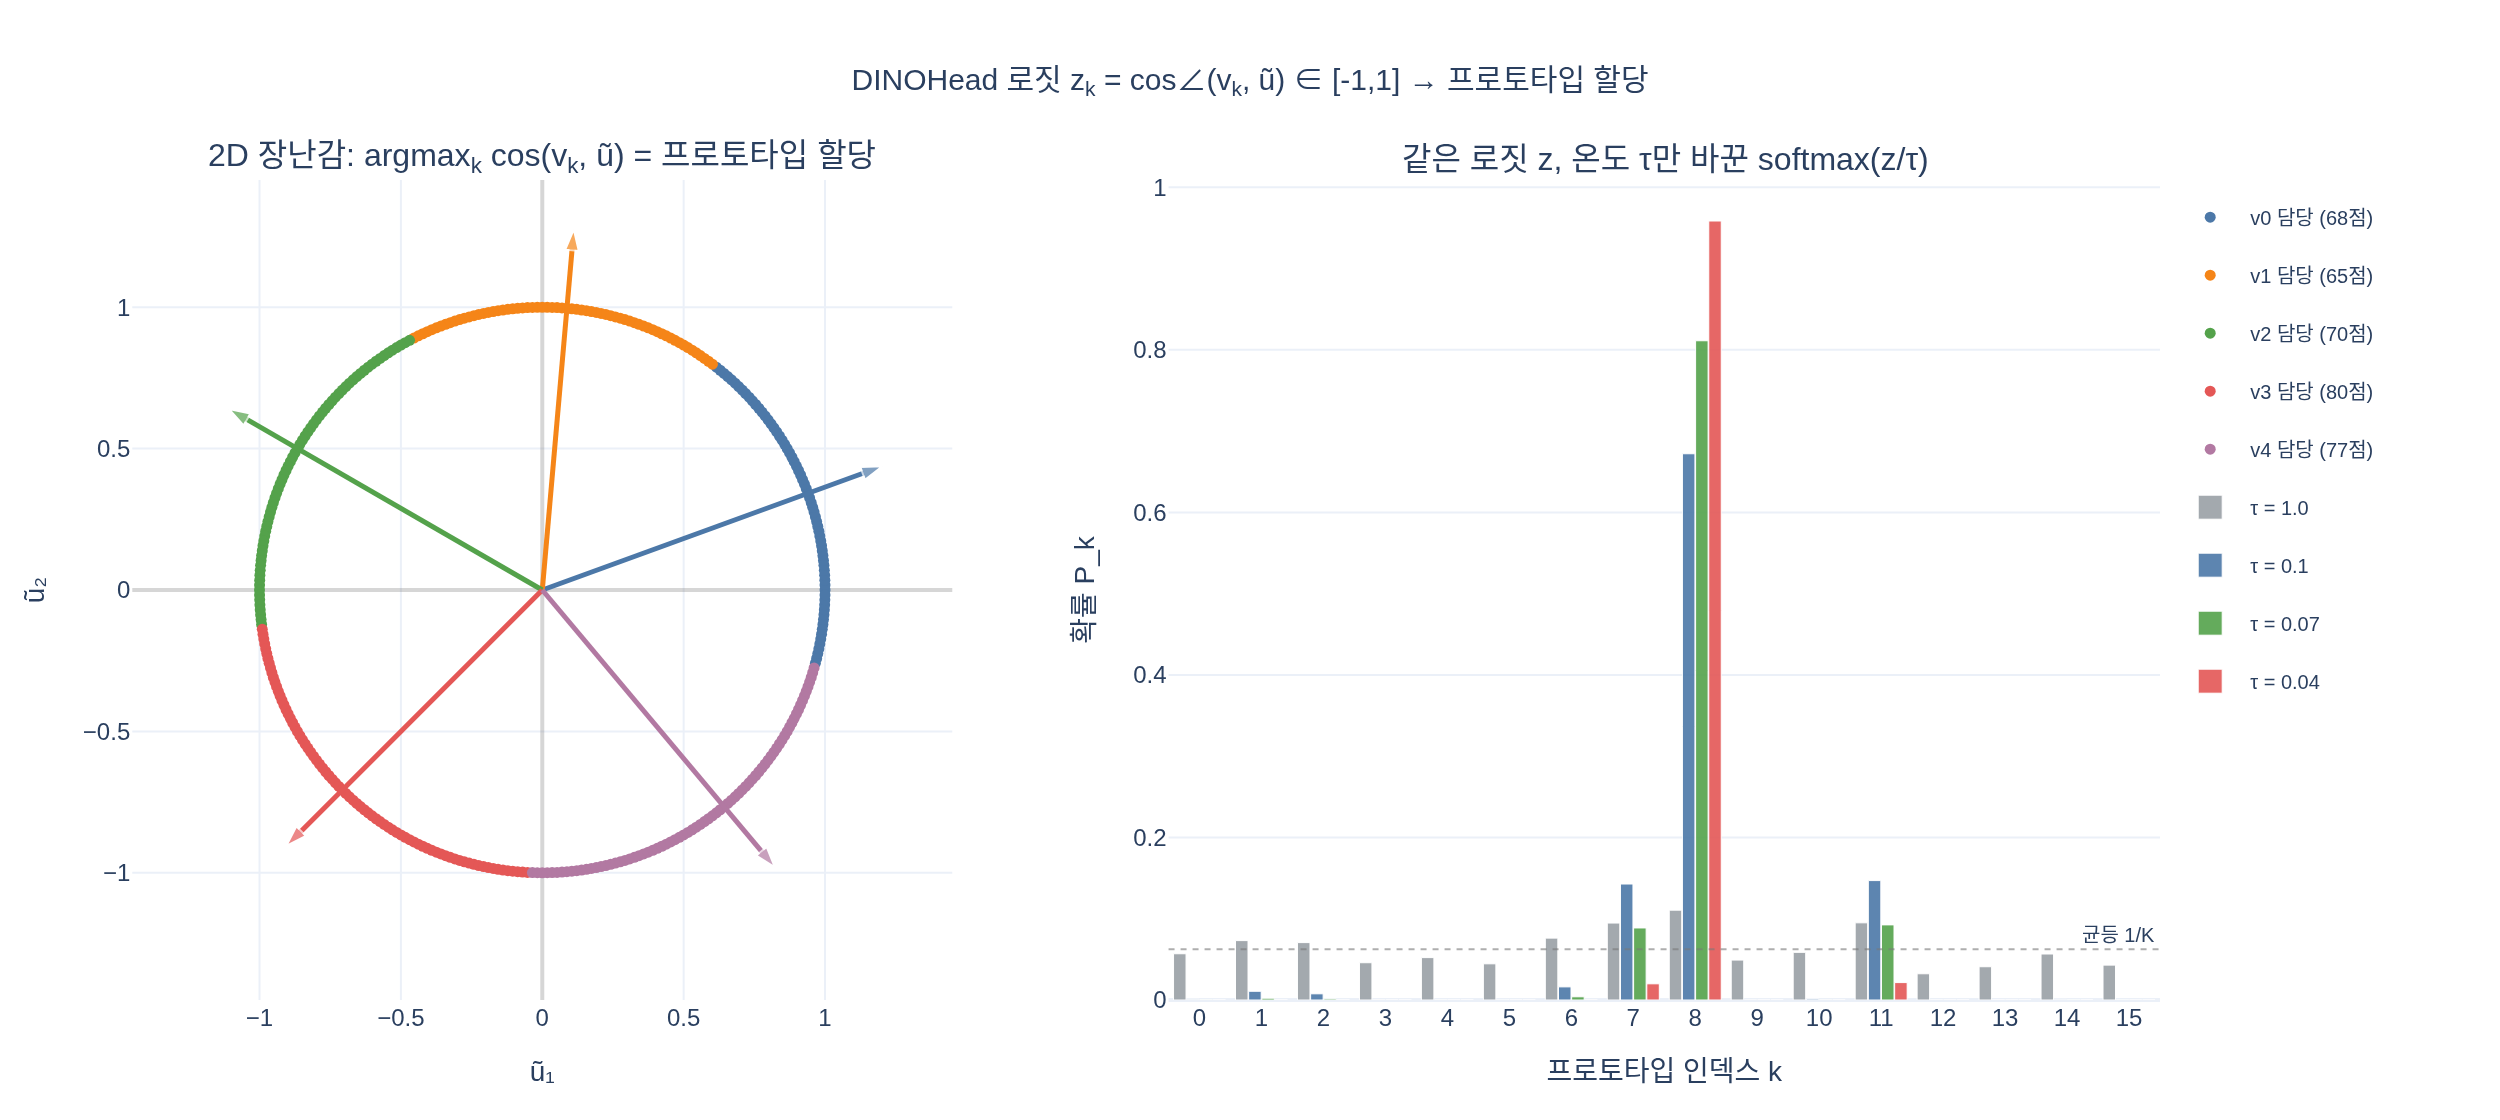

Generate this figure with Python:
# %% [markdown]
# # DINOHead의 출력 로짓 $z_k$ 는 "프로토타입과의 코사인 유사도"다
#
# 필요 패키지: `torch` (2.4), `numpy`, `plotly` (6.9), `kaleido`
#
# DINO의 헤드는
#
# $$
# h_\theta(y) \;=\; W\,\tilde{u},
# \qquad
# \tilde{u} \;=\; \frac{\mathrm{MLP}(y)}{\lVert \mathrm{MLP}(y)\rVert_2}
# \;\in\; \mathbb{S}^{d-1}
# $$
#
# 로 구성된다. 마지막 층은 `nn.utils.weight_norm` 으로 재매개화되어 있어서
# $W$ 의 각 행이
#
# $$
# w_k \;=\; g_k \,\frac{v_k}{\lVert v_k \rVert}
# $$
#
# 이다. DINO는 `weight_g.data.fill_(1)` 로 $g_k = 1$ 을 넣고,
# `norm_last_layer=True` 면 `requires_grad=False` 로 **고정**한다. 그러면
#
# $$
# z_k \;=\; w_k^\top \tilde u \;=\; \frac{v_k^{\top}\tilde u}{\lVert v_k \rVert}
# \;=\; \cos\angle(v_k,\ \tilde u) \;\in\; [-1, 1]
# $$
#
# 즉 로짓 벡터 $z \in \mathbb{R}^K$ 는 **$K$ 개 프로토타입 방향 $v_k$ 와의
# 코사인 유사도 목록**이고, $\arg\max_k z_k$ 는 "이 샘플이 어느 프로토타입에
# 배정되는가" — 즉 **소프트 클러스터링의 클러스터 할당**으로 읽힌다.
#
# 아래에서 실제 `DINOHead` 를 만들어 이 등식을 하나씩 확인한다.

# %%
import os
import sys
import warnings

import numpy as np
import torch
import torch.nn.functional as F

warnings.filterwarnings("ignore")  # torch 2.4 weight_norm deprecation 경고 숨김

sys.path.insert(0, "/home/sungwoo/projects/swcho/dino")
from vision_transformer import DINOHead  # noqa: E402

torch.manual_seed(0)
np.random.seed(0)

HERE = os.path.dirname(os.path.abspath(__file__)) if "__file__" in globals() else os.getcwd()


def _show(fig):
    try:
        from IPython import get_ipython
        if get_ipython() is not None:  # VSCode 셀/Jupyter에서만 렌더링
            fig.show()
    except ImportError:
        pass


print("torch", torch.__version__)
# 출력: torch 2.4.0+cu121

# %% [markdown]
# ## 1. 작은 DINOHead 하나 만들어 내부를 들여다보기
#
# `in_dim=32` (백본 CLS 차원 대역), `out_dim=16` ($K$, 프로토타입 개수),
# `bottleneck_dim=8` ($d$, 정규화가 일어나는 구면의 차원).

# %%
K, D_BOTTLE = 16, 8
head = DINOHead(in_dim=32, out_dim=K, bottleneck_dim=D_BOTTLE, norm_last_layer=True)
head.eval()

last = head.last_layer
print("last_layer          :", last)
print("weight_g  shape     :", tuple(last.weight_g.shape), " requires_grad =", last.weight_g.requires_grad)
print("weight_v  shape     :", tuple(last.weight_v.shape), " requires_grad =", last.weight_v.requires_grad)
print("weight_g  값 (앞 5개):", last.weight_g.detach().flatten()[:5].tolist())
# 출력: last_layer          : Linear(in_features=8, out_features=16, bias=False)
# 출력: weight_g  shape     : (16, 1)  requires_grad = False
# 출력: weight_v  shape     : (16, 8)  requires_grad = True
# 출력: weight_g  값 (앞 5개): [1.0, 1.0, 1.0, 1.0, 1.0]

# %% [markdown]
# 핵심은 두 가지다.
#
# - `weight_g` 가 전부 $1$ → 행 노름 $\lVert w_k \rVert = g_k = 1$ (단위 벡터)
# - `weight_g.requires_grad = False` → 학습 중에도 계속 $1$ (그래서 로짓 스케일이 구조적으로 묶인다)
#
# 그리고 `bias=False` 이므로 로짓에 상수항도 없다. 남는 건 순수한 내적뿐.

# %%
with torch.no_grad():
    head(torch.zeros(1, 32))            # weight_norm 은 forward 시점에 w 를 재계산한다
    w = last.weight.detach()            # (16, 8)  실제로 쓰이는 W
    w_manual = last.weight_g.detach() * F.normalize(last.weight_v.detach(), dim=-1)

print("W == g * v/||v||    :", torch.allclose(w, w_manual, atol=1e-6))
print("행 노름 ||w_k|| 범위 :", f"[{w.norm(dim=1).min():.6f}, {w.norm(dim=1).max():.6f}]")
print("bias                :", last.bias)
# 출력: W == g * v/||v||    : True
# 출력: 행 노름 ||w_k|| 범위 : [1.000000, 1.000000]
# 출력: bias                : None

# %% [markdown]
# ## 2. 로짓 = $\cos\angle(v_k, \tilde u)$ 임을 `torch.allclose` 로 확인
#
# `forward` 를 손으로 재현한다: `mlp` → L2 정규화 → `last_layer`.
# 그리고 같은 값을 `F.cosine_similarity(u_tilde, v_k)` 로도 계산해 비교한다.

# %%
B = 5
y = torch.randn(B, 32)                       # 백본 CLS 토큰이라 치자

with torch.no_grad():
    u = head.mlp(y)                          # (B, 8)   bottleneck 표현
    u_tilde = F.normalize(u, dim=-1, p=2)    # (B, 8)   단위 구면 위로
    z = head.last_layer(u_tilde)             # (B, 16)  로짓
    z_fwd = head(y)                          # forward 전체 (같아야 함)

    v = last.weight_v                        # (16, 8)  프로토타입 "방향" (노름 자유)
    # 각 (샘플 b, 프로토타입 k) 쌍에 대해 코사인 유사도
    z_cos = F.cosine_similarity(u_tilde.unsqueeze(1), v.unsqueeze(0), dim=-1)   # (B, 16)
    # 정의식 그대로: v_k^T u~ / ||v_k||
    z_manual = (u_tilde @ v.T) / v.norm(dim=1)

print("u_tilde 노름        :", u_tilde.norm(dim=-1).tolist())
print("z == head(y)        :", torch.allclose(z, z_fwd, atol=1e-6))
print("z == cosine_sim     :", torch.allclose(z, z_cos, atol=1e-6))
print("z == v^T u~/||v||   :", torch.allclose(z, z_manual, atol=1e-6))
print("최대 절대 오차      :", (z - z_cos).abs().max().item())
# 출력: u_tilde 노름        : [0.9999999403953552, 1.0, 0.9999999403953552, 1.0, 1.0]
# 출력: z == head(y)        : True
# 출력: z == cosine_sim     : True
# 출력: z == v^T u~/||v||   : True
# 출력: 최대 절대 오차      : 1.7881393432617188e-07

# %% [markdown]
# 세 계산이 모두 일치한다. 즉 DINOHead의 로짓은 **정의상 코사인 유사도**다.
#
# ## 3. 그래서 로짓 범위가 $[-1, 1]$ 에 갇힌다

# %%
print(f"z min = {z.min():.4f},  z max = {z.max():.4f}")
assert z.abs().max() <= 1.0 + 1e-5, "norm_last_layer 가 깨졌다"
print("로짓이 [-1, 1] 안 → 프로토타입 코사인 유사도로 해석 가능 ✔")

print("\n샘플 0 의 로짓 (K=16):")
print(np.round(z[0].numpy(), 3))
# 출력: z min = -0.7290,  z max = 0.8107
# 출력: 로짓이 [-1, 1] 안 → 프로토타입 코사인 유사도로 해석 가능 ✔
# 출력:
# 출력: 샘플 0 의 로짓 (K=16):
# 출력: [-0.162  0.089  0.054 -0.377 -0.248 -0.407  0.13   0.347  0.502 -0.309
# 출력:  -0.132  0.35  -0.729 -0.492 -0.167 -0.444]

# %% [markdown]
# ## 4. 대조군: `norm_last_layer=False` 로 만들고 $g_k$ 를 키우면?
#
# `norm_last_layer=False` 면 `weight_g.requires_grad = True` 라서 학습 중
# $g_k$ 가 1에서 떠날 수 있다. 그러면
#
# $$
# z_k \;=\; g_k \cdot \cos\angle(v_k,\ \tilde u)
# $$
#
# 가 되어 **더 이상 코사인 유사도가 아니고**, 범위도 $[-1,1]$ 을 벗어난다.
#
# `main_dino.py` 에서 teacher 헤드는 항상 기본값(`norm_last_layer=True`)이고,
# student 헤드만 `--norm_last_layer` 로 열어 둔다. 원 저자 주석에 따르면
# 정규화를 풀면 성능이 조금 더 좋지만 **학습이 불안정해질 수 있어서**
# ViT-S 에서는 `False`, ViT-B 에서는 `True` 를 썼다.

# %%
torch.manual_seed(0)
head_free = DINOHead(in_dim=32, out_dim=K, bottleneck_dim=D_BOTTLE, norm_last_layer=False)
head_free.eval()
print("weight_g.requires_grad =", head_free.last_layer.weight_g.requires_grad)

with torch.no_grad():
    z_before = head_free(y)
    print(f"g_k = 1  일 때  : min={z_before.min():.4f}  max={z_before.max():.4f}  |z|max={z_before.abs().max():.4f}")

    # 학습이 진행되어 g_k 가 커진 상황을 흉내낸다
    head_free.last_layer.weight_g.data.mul_(7.0)
    z_after = head_free(y)
    print(f"g_k = 7  일 때  : min={z_after.min():.4f}  max={z_after.max():.4f}  |z|max={z_after.abs().max():.4f}")
    print("[-1,1] 안에 있나:", bool(z_after.abs().max() <= 1.0))
    print("z_after == 7 * z_before :", torch.allclose(z_after, 7.0 * z_before, atol=1e-5))
# 출력: weight_g.requires_grad = True
# 출력: g_k = 1  일 때  : min=-0.7290  max=0.8107  |z|max=0.8107
# 출력: g_k = 7  일 때  : min=-5.1033  max=5.6747  |z|max=5.6747
# 출력: [-1,1] 안에 있나: False
# 출력: z_after == 7 * z_before : True
#
# → g_k 를 고정하지 않으면 로짓은 "코사인 × 자유 스케일"이 되어
#   한 프로토타입의 노름이 폭주하면서 softmax를 독식할 수 있다.
#   norm_last_layer=True 는 붕괴 방지 장치의 0번째 요소다.

# %% [markdown]
# ## 5. $\arg\max_k z_k$ = "프로토타입 할당" (클러스터링 관점)
#
# 로짓이 코사인 유사도이므로, $\arg\max$ 는 **$\tilde u$ 와 각도가 가장 작은
# 프로토타입 방향**을 고르는 것과 같다. 이는 단위 구면 위에서의
# 스피리컬 $k$-means 할당과 정확히 같은 규칙이다.

# %%
with torch.no_grad():
    assign = z.argmax(dim=1)
    # 프로토타입 단위벡터와의 각도(도)로도 검증
    v_hat = F.normalize(v, dim=-1)
    angles_deg = torch.rad2deg(torch.arccos((u_tilde @ v_hat.T).clamp(-1, 1)))
    assign_by_angle = angles_deg.argmin(dim=1)

for b in range(B):
    print(f"샘플 {b}: argmax z = {assign[b].item():2d}  "
          f"(cos = {z[b, assign[b]]:.3f}, 각도 = {angles_deg[b, assign[b]]:.1f}°)  "
          f"| 최소각 프로토타입 = {assign_by_angle[b].item():2d}")
print("\nargmax(cos) == argmin(angle) :", torch.equal(assign, assign_by_angle))
# 출력: 샘플 0: argmax z =  8  (cos = 0.502, 각도 = 59.8°)  | 최소각 프로토타입 =  8
# 출력: 샘플 1: argmax z =  8  (cos = 0.656, 각도 = 49.0°)  | 최소각 프로토타입 =  8
# 출력: 샘플 2: argmax z =  3  (cos = 0.736, 각도 = 42.6°)  | 최소각 프로토타입 =  3
# 출력: 샘플 3: argmax z = 14  (cos = 0.811, 각도 = 35.8°)  | 최소각 프로토타입 = 14
# 출력: 샘플 4: argmax z =  6  (cos = 0.690, 각도 = 46.4°)  | 최소각 프로토타입 =  6
# 출력:
# 출력: argmax(cos) == argmin(angle) : True

# %% [markdown]
# ## 6. 2D 장난감 그림: 단위 원 위의 점 → 가장 가까운 프로토타입에 배정
#
# $\tilde u$ 가 단위 구면 위에 있고 프로토타입도 방향뿐이므로, $d=2$ 로 줄이면
# 그림이 그대로 나온다. 아래 왼쪽 패널은 단위 원 위 점들을
# $\arg\max_k \cos\angle(v_k, \tilde u)$ 로 색칠한 것 — 원이 각 프로토타입의
# **각도 구간(보로노이 부채꼴)** 으로 쪼개진다.

# %%
K2 = 5
proto_ang = np.array([20.0, 85.0, 150.0, 225.0, 310.0])          # 프로토타입 방향(도)
proto = np.stack([np.cos(np.deg2rad(proto_ang)), np.sin(np.deg2rad(proto_ang))], axis=1)  # (5,2)

pt_ang = np.linspace(0, 360, 360, endpoint=False)
pts = np.stack([np.cos(np.deg2rad(pt_ang)), np.sin(np.deg2rad(pt_ang))], axis=1)          # (360,2)

cos2d = pts @ proto.T          # 둘 다 단위벡터 → 내적 = 코사인 유사도 = 로짓
owner = cos2d.argmax(axis=1)

print("2D 로짓 범위 :", f"[{cos2d.min():.3f}, {cos2d.max():.3f}]")
for k in range(K2):
    seg = pt_ang[owner == k]
    print(f"프로토타입 {k} (θ={proto_ang[k]:5.1f}°) 담당 점 {len(seg):3d}개, "
          f"각도 {seg.min():5.1f}° ~ {seg.max():5.1f}°")
# 출력: 2D 로짓 범위 : [-1.000, 1.000]
# 출력: 프로토타입 0 (θ= 20.0°) 담당 점  68개, 각도   0.0° ~ 359.0°
# 출력: 프로토타입 1 (θ= 85.0°) 담당 점  65개, 각도  53.0° ~ 117.0°
# 출력: 프로토타입 2 (θ=150.0°) 담당 점  70개, 각도 118.0° ~ 187.0°
# 출력: 프로토타입 3 (θ=225.0°) 담당 점  80개, 각도 188.0° ~ 267.0°
# 출력: 프로토타입 4 (θ=310.0°) 담당 점  77개, 각도 268.0° ~ 344.0°
#
# (프로토타입 0 의 구간은 0° 근처를 감싸며 wrap 되므로 min/max 가 0°/359° 로 보인다.
#  담당 점 수가 프로토타입마다 다른 것은 방향 v_k 들의 각도 간격이 불균등하기 때문이다.)

# %% [markdown]
# ## 7. 온도 $\tau$: 같은 로짓이라도 분포는 완전히 달라진다
#
# 로짓의 절대 스케일이 $[-1,1]$ 로 묶여 있으므로 softmax를 그냥 쓰면
# 분포가 거의 평평하다. DINO가 $\tau_s = 0.1$, $\tau_t = 0.04{\sim}0.07$ 같은
# **작은 온도**를 쓰는 이유가 여기 있다.
#
# $$
# P_k \;=\; \frac{\exp(z_k/\tau)}{\sum_{j} \exp(z_j/\tau)}
# $$

# %%
z0 = z[0]                                   # 샘플 0 의 로짓 (K=16)
rows = []
for tau in (1.0, 0.1, 0.07, 0.04):
    p = F.softmax(z0 / tau, dim=-1)
    ent = -(p * p.clamp_min(1e-12).log()).sum()
    rows.append((tau, p))
    print(f"tau={tau:<5} max p = {p.max():.4f}   상위3 합 = {p.topk(3).values.sum():.4f}   "
          f"엔트로피 = {ent:.4f} nats  (균등 = {np.log(K):.4f})")
# 출력: tau=1.0   max p = 0.1106   상위3 합 = 0.3002   엔트로피 = 2.7154 nats  (균등 = 2.7726)
# 출력: tau=0.1   max p = 0.6721   상위3 합 = 0.9618   엔트로피 = 1.0063 nats  (균등 = 2.7726)
# 출력: tau=0.07  max p = 0.8112   상위3 합 = 0.9923   엔트로피 = 0.6512 nats  (균등 = 2.7726)
# 출력: tau=0.04  max p = 0.9585   상위3 합 = 0.9999   엔트로피 = 0.2022 nats  (균등 = 2.7726)
#
# → tau=1 이면 거의 균등(엔트로피 2.72 가 균등값 2.77 에 거의 붙어 있다).
#   tau=0.04 면 최대 확률이 0.96 인 거의 one-hot 분포가 된다 (엔트로피 0.20).
#   교사(tau_t)를 학생(tau_s)보다 더 낮게 두는 것이 sharpening 이고,
#   centering 과 짝을 이뤄 붕괴를 막는다.

# %% [markdown]
# ## 8. 시각화 (expy.png)
#
# - 왼쪽: 단위 원 위의 점 → 가장 코사인이 큰 프로토타입에 배정 (색 = 할당)
# - 오른쪽: 같은 로짓에 대한 $\tau$ 별 softmax 분포

# %%
import plotly.graph_objects as go
from plotly.subplots import make_subplots

PAL = ["#4C78A8", "#F58518", "#54A24B", "#E45756", "#B279A2"]

fig = make_subplots(
    rows=1, cols=2,
    subplot_titles=(
        "2D 장난감: argmax<sub>k</sub> cos(v<sub>k</sub>, ũ) = 프로토타입 할당",
        "같은 로짓 z, 온도 τ만 바꾼 softmax(z/τ)",
    ),
    column_widths=[0.46, 0.54],
    horizontal_spacing=0.10,
)

# ── 왼쪽: 단위 원 + 프로토타입 방향 + 할당 색
fig.add_trace(go.Scatter(
    x=np.cos(np.linspace(0, 2 * np.pi, 361)), y=np.sin(np.linspace(0, 2 * np.pi, 361)),
    mode="lines", line=dict(color="rgba(130,130,130,0.35)", width=1),
    hoverinfo="skip", showlegend=False), row=1, col=1)

for k in range(K2):
    m = owner == k
    fig.add_trace(go.Scatter(
        x=pts[m, 0], y=pts[m, 1], mode="markers",
        marker=dict(size=5.5, color=PAL[k]),
        name=f"v{k} 담당 ({m.sum()}점)",
        legendgroup=f"v{k}",
        hovertemplate=f"할당 = v{k}<br>cos = %{{customdata:.3f}}<extra></extra>",
        customdata=cos2d[m, k]), row=1, col=1)
    # 프로토타입 방향 화살표(원점→v_k)
    fig.add_trace(go.Scatter(
        x=[0, proto[k, 0] * 1.28], y=[0, proto[k, 1] * 1.28], mode="lines+markers",
        line=dict(color=PAL[k], width=2.5),
        marker=dict(size=[0, 11], symbol="arrow", angleref="previous", color=PAL[k]),
        legendgroup=f"v{k}", showlegend=False,
        hovertemplate=f"프로토타입 v{k}<br>θ = {proto_ang[k]:.0f}°<extra></extra>"), row=1, col=1)

fig.update_xaxes(range=[-1.45, 1.45], zeroline=True, zerolinecolor="rgba(120,120,120,0.3)",
                 constrain="domain", title_text="ũ₁", row=1, col=1)
fig.update_yaxes(range=[-1.45, 1.45], zeroline=True, zerolinecolor="rgba(120,120,120,0.3)",
                 scaleanchor="x", scaleratio=1, title_text="ũ₂", row=1, col=1)

# ── 오른쪽: tau 별 softmax 분포
TAU_COL = {1.0: "#9AA0A6", 0.1: "#4C78A8", 0.07: "#54A24B", 0.04: "#E45756"}
for tau, p in rows:
    fig.add_trace(go.Bar(
        x=np.arange(K), y=p.numpy(), name=f"τ = {tau}",
        marker_color=TAU_COL[tau], opacity=0.9,
        hovertemplate="k=%{x}<br>p=%{y:.4f}<extra>τ=" + str(tau) + "</extra>"), row=1, col=2)

fig.add_hline(y=1.0 / K, line=dict(color="rgba(120,120,120,0.6)", width=1, dash="dot"),
              annotation_text="균등 1/K", annotation_font_size=10, row=1, col=2)
fig.update_xaxes(title_text="프로토타입 인덱스 k", dtick=1, row=1, col=2)
fig.update_yaxes(title_text="확률 P_k", row=1, col=2)

fig.update_layout(
    title=dict(text="DINOHead 로짓 z<sub>k</sub> = cos∠(v<sub>k</sub>, ũ) ∈ [-1,1] → 프로토타입 할당",
               x=0.5, font=dict(size=15)),
    barmode="group", bargap=0.15, bargroupgap=0.05,
    width=1250, height=560,
    legend=dict(font=dict(size=10), yanchor="top", y=0.99, xanchor="left", x=1.005),
    template="plotly_white", margin=dict(l=60, r=170, t=90, b=60),
)

_show(fig)

png_path = os.path.join(HERE, "expy.png")
fig.write_image(png_path, scale=2)
print("saved:", png_path)
# 출력: saved: /home/sungwoo/projects/swcho/dino/fm/training/.fm/hints/a8053a7e-a1ac-4db7-8c41-f956d3302b91/expy.png

# %% [markdown]
# ## 정리
#
# | 요소 | 역할 |
# |---|---|
# | `F.normalize(x, dim=-1)` | $\tilde u$ 를 단위 구면 위로 → 입력 쪽 노름 제거 |
# | `weight_norm` + `weight_g=1` (고정) | $\lVert w_k \rVert = 1$ → 프로토타입 쪽 노름 제거 |
# | `bias=False` | 상수항 제거 |
#
# 세 가지가 합쳐져서 로짓은 **순수한 방향 비교**, 즉
# $z_k = \cos\angle(v_k, \tilde u) \in [-1, 1]$ 이 된다.
# 따라서 $z$ 는 "$K$ 개 프로토타입에 대한 유사도 점수표"이고,
# $\mathrm{softmax}(z/\tau)$ 는 **소프트 클러스터 할당 분포**,
# $\arg\max_k z_k$ 는 **하드 할당**으로 읽는 것이 자연스럽다.
# 스케일이 구조적으로 $[-1,1]$ 에 묶여 있어 한 프로토타입이 노름을 키워
# softmax를 독식하는 붕괴 경로가 처음부터 막혀 있다.
